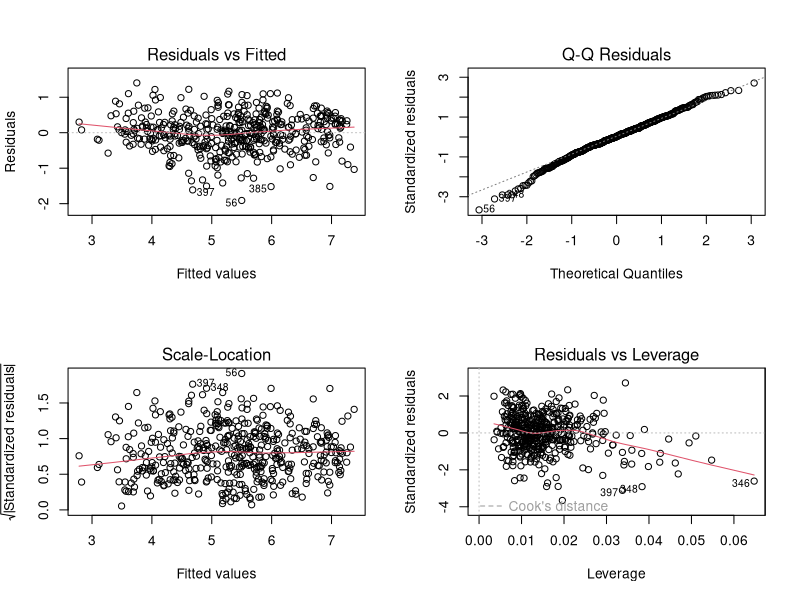

Recreate this plot in R.
# 1. Load Required Libraries
library(tidyverse)

# 2. Load the clean training data from Phase 1
train_data <- read_csv(
  "processed_data/train_set.csv",
  show_col_types = FALSE
)

# 3. Define and fit the multiple linear regression model
# We are predicting next year's score using all six predictors from the current year.
lm_fit <- lm(
  happiness_score_next_year ~ gdp_per_capita + social_support + health +
    freedom + trust + generosity,
  data = train_data
)

# 4. Present the results of the model
# The F-statistic and its p-value at the bottom of the summary test our hypothesis.
cat("--- Multiple Linear Regression Model Summary ---\n\n")
print(summary(lm_fit))

# 5. Visual Assumption Checks
# Set up a 2x2 plotting area
par(mfrow = c(2, 2))
# Generate the standard diagnostic plots for the model
plot(lm_fit)
# Reset plotting area
par(mfrow = c(1, 1))

cat("\n--- Notes on Diagnostic Plots ---\n")
cat("1. 'Residuals vs Fitted': Check for non-linear patterns. A flat, random cloud is good.\n")
cat("2. 'Normal Q-Q': Check if residuals follow a normal distribution. Points should be close to the dashed line.\n")